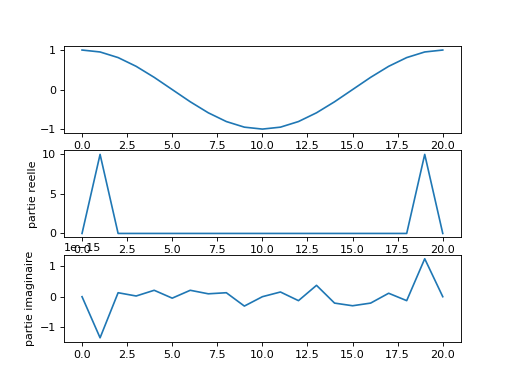

The Python source for this figure:
import numpy as np
import matplotlib.pyplot as plt

n = 20

# definition de a
m = np.arange(n)
a = np.cos(m * 2*np.pi/n)

# visualisation de a
# on ajoute a droite la valeur de gauche pour la periodicite
plt.subplot(311)
plt.plot( np.append(a, a[0]) )

# calcul de A
A = np.fft.fft(a)

# visualisation de A
# on ajoute a droite la valeur de gauche pour la periodicite
B = np.append(A, A[0])
plt.subplot(312)
plt.plot(np.real(B))
plt.ylabel("partie reelle")

plt.subplot(313)
plt.plot(np.imag(B))
plt.ylabel("partie imaginaire")

plt.show()
